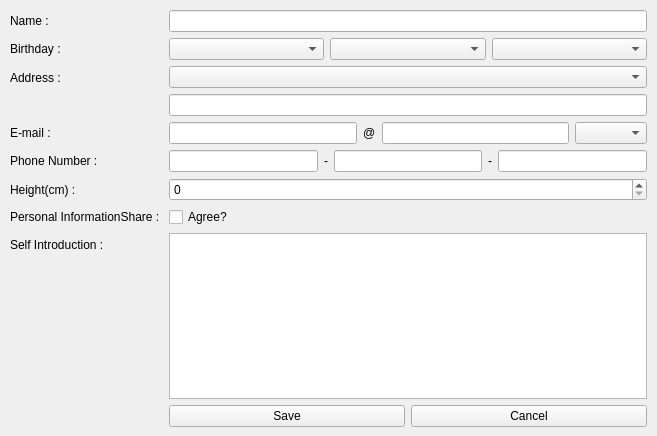
<?xml version="1.0" encoding="UTF-8"?>
<ui version="4.0">
 <class>Form</class>
 <widget class="QWidget" name="Form">
  <property name="geometry">
   <rect>
    <x>0</x>
    <y>0</y>
    <width>657</width>
    <height>436</height>
   </rect>
  </property>
  <property name="windowTitle">
   <string>Form</string>
  </property>
  <widget class="QWidget" name="formLayoutWidget">
   <property name="geometry">
    <rect>
     <x>0</x>
     <y>0</y>
     <width>657</width>
     <height>437</height>
    </rect>
   </property>
   <layout class="QFormLayout" name="formLayout">
    <property name="leftMargin">
     <number>10</number>
    </property>
    <property name="topMargin">
     <number>10</number>
    </property>
    <property name="rightMargin">
     <number>10</number>
    </property>
    <property name="bottomMargin">
     <number>10</number>
    </property>
    <item row="0" column="0">
     <widget class="QLabel" name="label">
      <property name="text">
       <string>Name : </string>
      </property>
     </widget>
    </item>
    <item row="0" column="1">
     <widget class="QLineEdit" name="lineEdit"/>
    </item>
    <item row="1" column="0">
     <widget class="QLabel" name="label_2">
      <property name="text">
       <string>Birthday : </string>
      </property>
     </widget>
    </item>
    <item row="1" column="1">
     <layout class="QHBoxLayout" name="horizontalLayout">
      <item>
       <widget class="QComboBox" name="year_widget"/>
      </item>
      <item>
       <widget class="QComboBox" name="month_widget"/>
      </item>
      <item>
       <widget class="QComboBox" name="date_widget"/>
      </item>
     </layout>
    </item>
    <item row="2" column="0">
     <widget class="QLabel" name="label_3">
      <property name="text">
       <string>Address : </string>
      </property>
     </widget>
    </item>
    <item row="2" column="1">
     <layout class="QVBoxLayout" name="verticalLayout">
      <item>
       <widget class="QComboBox" name="address_1"/>
      </item>
      <item>
       <widget class="QLineEdit" name="address_2"/>
      </item>
     </layout>
    </item>
    <item row="3" column="0">
     <widget class="QLabel" name="label_4">
      <property name="text">
       <string>E-mail :</string>
      </property>
     </widget>
    </item>
    <item row="3" column="1">
     <layout class="QHBoxLayout" name="horizontalLayout_2">
      <item>
       <widget class="QLineEdit" name="email_id"/>
      </item>
      <item>
       <widget class="QLabel" name="label_5">
        <property name="text">
         <string>@</string>
        </property>
       </widget>
      </item>
      <item>
       <widget class="QLineEdit" name="email_company"/>
      </item>
      <item>
       <widget class="QComboBox" name="email_combobox"/>
      </item>
     </layout>
    </item>
    <item row="4" column="0">
     <widget class="QLabel" name="label_6">
      <property name="text">
       <string>Phone Number : </string>
      </property>
     </widget>
    </item>
    <item row="4" column="1">
     <layout class="QHBoxLayout" name="horizontalLayout_3">
      <item>
       <widget class="QLineEdit" name="lineEdit_3"/>
      </item>
      <item>
       <widget class="QLabel" name="label_7">
        <property name="text">
         <string>-</string>
        </property>
       </widget>
      </item>
      <item>
       <widget class="QLineEdit" name="lineEdit_4"/>
      </item>
      <item>
       <widget class="QLabel" name="label_8">
        <property name="text">
         <string>-</string>
        </property>
       </widget>
      </item>
      <item>
       <widget class="QLineEdit" name="lineEdit_5"/>
      </item>
     </layout>
    </item>
    <item row="5" column="0">
     <widget class="QLabel" name="label_17">
      <property name="text">
       <string>Height(cm) : </string>
      </property>
     </widget>
    </item>
    <item row="5" column="1">
     <widget class="QSpinBox" name="spinBox"/>
    </item>
    <item row="6" column="0">
     <widget class="QLabel" name="label_18">
      <property name="text">
       <string>Personal InformationShare : </string>
      </property>
     </widget>
    </item>
    <item row="6" column="1">
     <widget class="QCheckBox" name="checkBox">
      <property name="text">
       <string>Agree?</string>
      </property>
     </widget>
    </item>
    <item row="7" column="1">
     <widget class="QPlainTextEdit" name="plainTextEdit"/>
    </item>
    <item row="7" column="0">
     <widget class="QLabel" name="label_19">
      <property name="text">
       <string>Self Introduction : </string>
      </property>
     </widget>
    </item>
    <item row="8" column="0">
     <widget class="QLabel" name="label_31">
      <property name="text">
       <string/>
      </property>
     </widget>
    </item>
    <item row="8" column="1">
     <layout class="QHBoxLayout" name="horizontalLayout_10">
      <item>
       <widget class="QPushButton" name="save_button">
        <property name="text">
         <string>Save</string>
        </property>
       </widget>
      </item>
      <item>
       <widget class="QPushButton" name="cancel_button">
        <property name="text">
         <string>Cancel</string>
        </property>
       </widget>
      </item>
     </layout>
    </item>
   </layout>
  </widget>
 </widget>
 <resources/>
 <connections/>
</ui>
